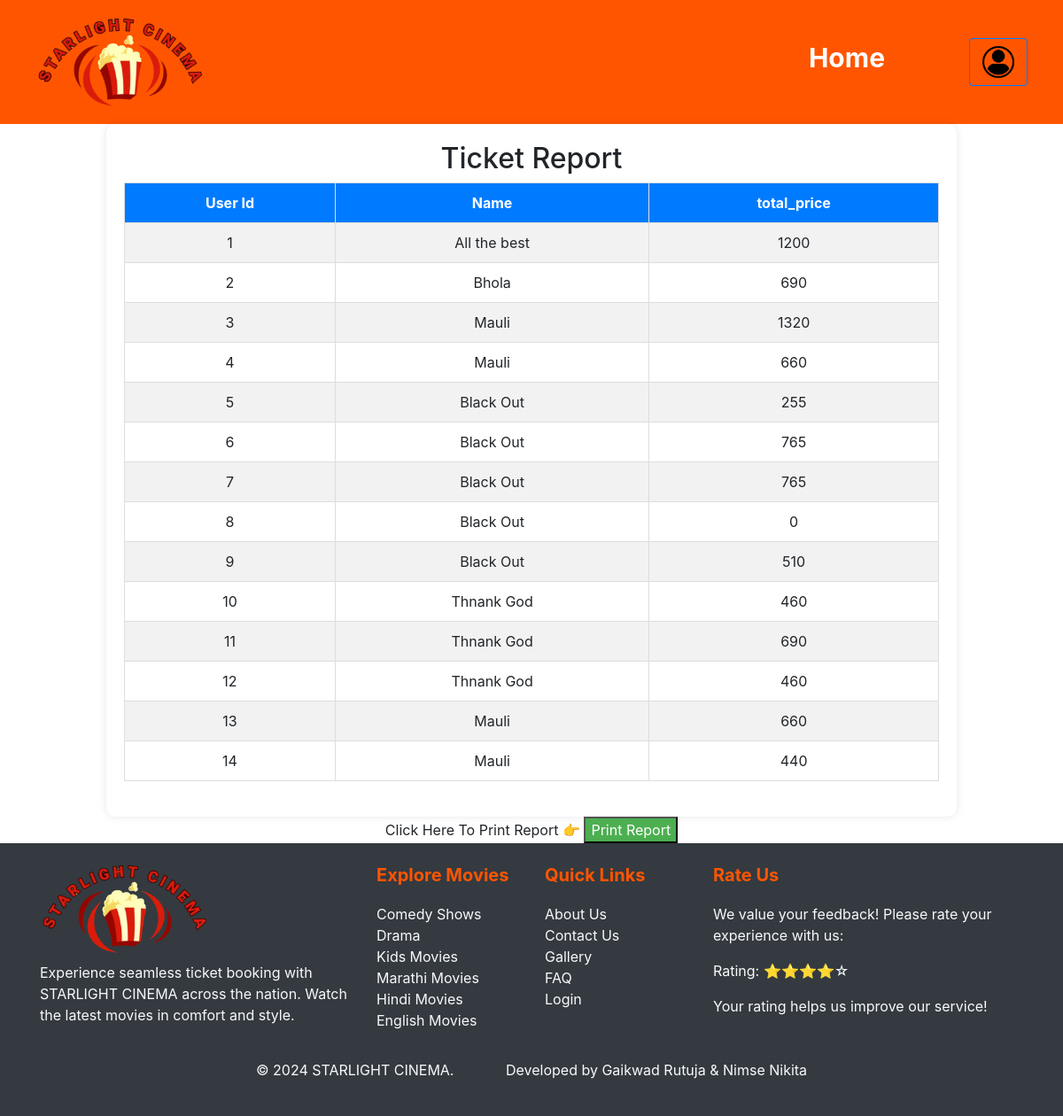
The app's page /Admin/pages/report-ticket.php with its own data.
### tables this page shows
CREATE TABLE `ticket` (
  `id` int(50) NOT NULL,
  `name` text NOT NULL,
  `quantity` text NOT NULL,
  `total_price` text NOT NULL,
  `image` text NOT NULL,
  `show_date` text NOT NULL,
  `show_time` text NOT NULL
);

### Admin/pages/report-ticket.php (the view, shortened to what this page needs)
<?php
$databaseHost = "localhost";
$databaseName = "movieticketdb";
$databaseUsername = "root";
$databasePassword = "";
$con = new mysqli($databaseHost, $databaseUsername, $databasePassword,$databaseName)or die($conn->connect_error());
$sql = "SELECT * FROM ticket ORDER BY id DESC";
 $query= $con->query($sql)
?>
<!DOCTYPE html>
<html lang="en">
<head>
    <link rel="stylesheet" href="./../css/addmovie.css">
    <link rel="stylesheet" href="./../css/manage-registration.css">
    <link rel="stylesheet" href="https://stackpath.bootstrapcdn.com/bootstrap/4.5.2/css/bootstrap.min.css">
</head>
<body>
    <header class="header">
        <div class="logo"><img src=".\..\..\Images\logo2.png" class="logo-img"></div>
        <nav class="nav">
        <ul>
            <li><a href="./admin-dashboard.php" style="margin-right:50px; font-size:30px;" >Home</a></li>
            <div class="d-flex align-items-center">
            <a href="./login.php" class="btn btn-outline-primary">
        <i class="bi bi-person"></i><img src =".\..\..\Images\login.png" style="height:40px;">
      </a>
    </div>
            </ul>
        </nav>
    </header>
    <div class="containers print-container">
        <h2> Ticket Report</h2>
        <table class="movie-table">
            <thead>
                <tr>
                    <th>User Id</th>
                    <th>Name</th>
                    <th>total_price</th>
                </tr>
            </thead>
            <tbody>
                <tr>
                <?php
$i=0;
while ($res = $query->fetch_assoc())
 {
  echo "<tr>";
  echo" <td >".++$i."</td>";
  echo "<td>".$res['name']."</td>";
  echo "<td>".$res['total_price']."</td>";
  echo "</tr>";
}
?>
            </tbody>
        </table>
    </div>
    <div style="text-align: center;">
    Click Here To Print Report 👉
    <button  onclick="window.print()" style="color: white; text-align: center; background-color:#4CAF50;">  Print Report</button>
</div>
     <div class="footer bg-dark text-light py-4">
    <div class="container">
        <div class="row">
            <div class="col-md-4">
            <div class="logo"><img src="./../../Images/logo2.png" class="logo-img" alt="Logo"></div>
                <p style="margin-top:10px;">Experience seamless ticket booking with STARLIGHT CINEMA across the nation. Watch the latest movies in comfort and style.</p>
            </div>
            <div class="col-md-2">
                <h5 class="footer-title">Explore Movies</h5>
                <ul class="list-unstyled">
                    <li><a href="#" class="text-light">Comedy Shows</a></li>
                    <li><a href="#" class="text-light">Drama</a></li>
                    <li><a href="#" class="text-light">Kids Movies</a></li>
                    <li><a href="#" class="text-light">Marathi Movies</a></li>
                    <li><a href="#" class="text-light">Hindi Movies</a></li>
                    <li><a href="#" class="text-light">English Movies</a></li>
                </ul>
            </div>
            <div class="col-md-2">
                <h5 class="footer-title">Quick Links</h5>
                <ul class="list-unstyled">
                    <li><a href="#" class="text-light">About Us</a></li>
                    <li><a href="#" class="text-light">Contact Us</a></li>
                    <li><a href="#" class="text-light">Gallery</a></li>
                    <li><a href="#" class="text-light">FAQ</a></li>
                    <li><a href="#" class="text-light">Login</a></li>
                </ul>
            </div>
            <div class="col-md-4">
    <h5 class="footer-title">Rate Us</h5>
    <p>We value your feedback! Please rate your experience with us:</p>
    <div class="rating">
    <p>Rating: ⭐⭐⭐⭐☆</p>
    </div>
    <p>Your rating helps us improve our service!</p>
</div>
        </div>
        <div class="row mt-3 text-center">
            <div class="col-12">
                <p>&copy; 2024 STARLIGHT CINEMA.  &nbsp; &nbsp; &nbsp; &nbsp; &nbsp; &nbsp;  Developed by Gaikwad Rutuja & Nimse Nikita</p>
            </div>
        </div>
    </div>
</div>
</body>
</html>

### Admin/css/addmovie.css (style rules this page uses)
body { margin: 0; padding: 0; font-family: Arial, sans-serif; }
.header { display: flex; justify-content: space-between; align-items: center; background-color: #ff5500;; padding: 20px 40px; }
.logo-img { height: 120px; width: auto; }
.nav ul { list-style: none; margin: 0; padding: 0; display: flex; gap: 30px; }
.nav ul li { margin: 0; }
.nav ul li a { text-decoration: none; color: white; font-size: 20px; font-weight: bold; padding: 10px 15px; }
.footer { background-color: #000; color: #fff; padding: 20px 0; }
.footer a { color: #ff5500; text-decoration: none; }
.footer .footer-title { margin-bottom: 20px; font-weight: bold; color: #ff5500; }

### Admin/css/manage-registration.css (style rules this page uses)
body { margin: 0; font-family: Arial, sans-serif; }
.logo-img { height: 100px; width: auto; }
.footer { background-color: #333; color: #fff; padding: 20px; }
.footer a { color: #fff; text-decoration: none; }
.footer { background-color: #000; color: #fff; padding: 20px 0; }
.footer a { color: #ff5500; text-decoration: none; }
.footer .footer-title { margin-bottom: 20px; font-weight: bold; color: #ff5500; }
.containers { width: 80%; margin: auto; padding: 20px; background-color: #fff; border-radius: 10px; box-shadow: 0 0 10px rgba(0, 0, 0, 0.1); }
h2 { text-align: center; margin-bottom: 20px; }
.movie-table { width: 100%; border-collapse: collapse; margin-bottom: 20px; }
.movie-table thead { background-color: #007bff; color: #fff; }
.movie-table th, .movie-table td { padding: 10px; text-align: center; border: 1px solid #ddd; }
.movie-table th { background-color: #007bff; color: white; }
.movie-table tr:nth-child(even) { background-color: #f2f2f2; }

### records on screen
ticket: name "All the best", total_price "1200"
ticket: name "Bhola", total_price "690"
ticket: name "Mauli", total_price "1320"
ticket: name "Mauli", total_price "660"
ticket: name "Black Out", total_price "255"
ticket: name "Black Out", total_price "765"
ticket: name "Black Out", total_price "765"
ticket: name "Black Out", total_price "0"
ticket: name "Black Out", total_price "510"
ticket: name "Thnank God", total_price "460"
ticket: name "Thnank God", total_price "690"
ticket: name "Thnank God", total_price "460"
ticket: name "Mauli", total_price "660"
ticket: name "Mauli", total_price "440"
